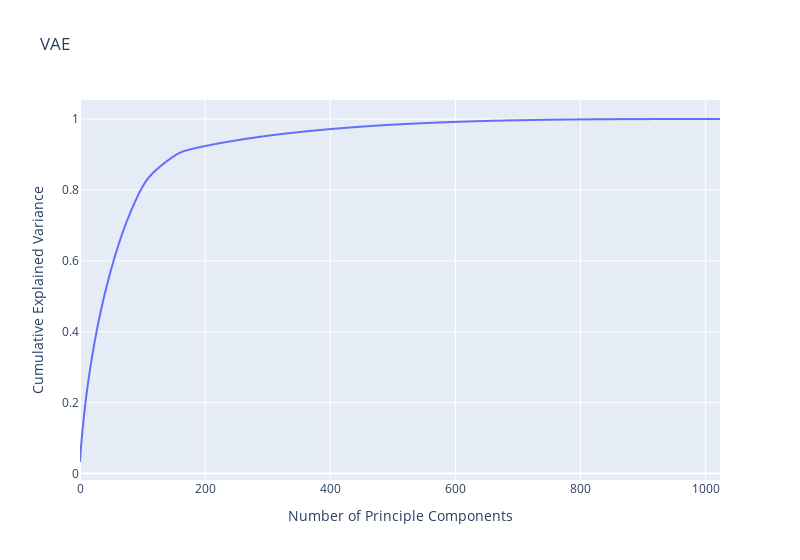

The code cell stored with this chart in its notebook:
### Code cell
model = ConvCVAE.load_from_checkpoint("..\models\ConvCVAE2022-04-30-1854\ConvCVAE-epoch=349.ckpt")
model.eval()

z_mblond = model.sample_latent_space(2000,torch.tensor([1,0,0,0,0,0],dtype=torch.float))
z_mbrown = model.sample_latent_space(2000,torch.tensor([0,1,0,0,0,0],dtype=torch.float))
z_mblack = model.sample_latent_space(2000,torch.tensor([0,0,1,0,0,0],dtype=torch.float))
z_wblond = model.sample_latent_space(2000,torch.tensor([0,0,0,1,0,0],dtype=torch.float))
z_wbrown = model.sample_latent_space(2000,torch.tensor([0,0,0,0,1,0],dtype=torch.float))
z_wblack = model.sample_latent_space(2000,torch.tensor([0,0,0,0,0,1],dtype=torch.float))

z = torch.cat([z_mblond,z_mbrown,z_mblack,z_wblond,z_wbrown,z_wblack]).detach()
pca = PCA()
z_ = pca.fit_transform(z)

fig = px.line(np.cumsum(pca.explained_variance_ratio_),width=800,labels={"value":"Cumulative Explained Variance","index":"Number of Principle Components"},title="VAE")
fig.update_layout(showlegend=False)
fig.show()
# fig.write_image("PCA_VAE_sample.png")
# fig.write_image("PCA_VAE_sample.svg")

### Figure 1 — Plotly figure (JSON) as saved in the notebook; plotly's stock layout.template omitted (floating-point values rounded to 4 significant figures; data arrays with more than 128 entries replaced by an {"elided": "..."} marker saying what was removed)
{"data": [{"hovertemplate": "variable=0<br>Number of Principle Components=%{x}<br>Cumulative Explained Variance=%{y}<extra></extra>", "legendgroup": "0", "line": {"color": "#636efa", "dash": "solid"}, "marker": {"symbol": "circle"}, "mode": "lines", "name": "0", "showlegend": true, "type": "scattergl", "x": {"elided": "1024 int values"}, "xaxis": "x", "y": {"elided": "1024 float values"}, "yaxis": "y"}], "layout": {"legend": {"title": {"text": "variable"}, "tracegroupgap": 0}, "showlegend": false, "title": {"text": "VAE"}, "width": 800, "xaxis": {"anchor": "y", "domain": [0, 1], "title": {"text": "Number of Principle Components"}}, "yaxis": {"anchor": "x", "domain": [0, 1], "title": {"text": "Cumulative Explained Variance"}}}}
